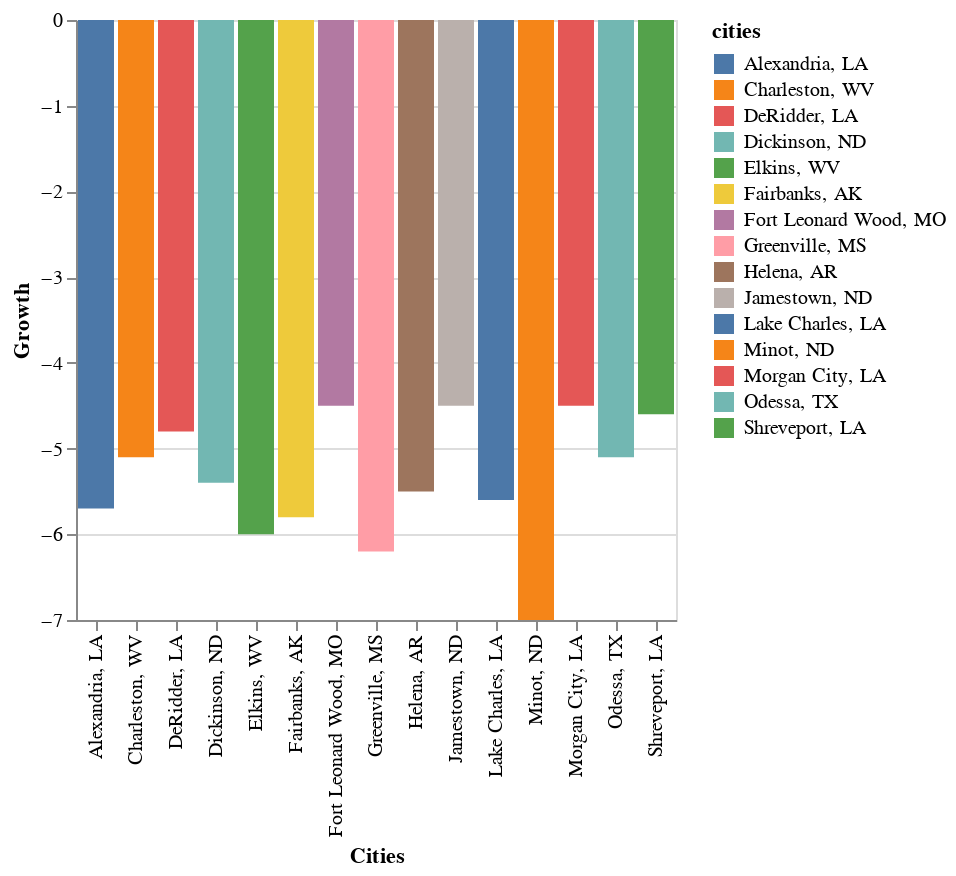

Here is the notebook cell this chart was saved with:
### Code cell
alt.Chart(metro_data_min).mark_bar().encode(
    x=alt.X('cities:N', axis=alt.Axis(title='Cities')),
    y=alt.Y('2023-08-31:Q', axis=alt.Axis(title='Growth')),
    color = 'cities'
)

### Figure 1 — Vega-Lite specification as saved in the notebook (floating-point values rounded to 4 significant figures)
{"config": {"view": {"continuousWidth": 400, "continuousHeight": 300}}, "data": {"name": "data-02deea2b6788147c69c68e29d72d437d"}, "mark": "bar", "encoding": {"color": {"field": "cities", "type": "nominal"}, "x": {"axis": {"title": "Cities"}, "field": "cities", "type": "nominal"}, "y": {"axis": {"title": "Growth"}, "field": "2023-08-31", "type": "quantitative"}}, "$schema": "https://vega.github.io/schema/vega-lite/v4.17.0.json", "datasets": {"data-02deea2b6788147c69c68e29d72d437d": [{"cities": "Minot, ND", "2023-08-31": -7.0}, {"cities": "Greenville, MS", "2023-08-31": -6.2}, {"cities": "Elkins, WV", "2023-08-31": -6.0}, {"cities": "Fairbanks, AK", "2023-08-31": -5.8}, {"cities": "Alexandria, LA", "2023-08-31": -5.7}, {"cities": "Lake Charles, LA", "2023-08-31": -5.6}, {"cities": "Helena, AR", "2023-08-31": -5.5}, {"cities": "Dickinson, ND", "2023-08-31": -5.4}, {"cities": "Charleston, WV", "2023-08-31": -5.1}, {"cities": "Odessa, TX", "2023-08-31": -5.1}, {"cities": "DeRidder, LA", "2023-08-31": -4.8}, {"cities": "Shreveport, LA", "2023-08-31": -4.6}, {"cities": "Fort Leonard Wood, MO", "2023-08-31": -4.5}, {"cities": "Morgan City, LA", "2023-08-31": -4.5}, {"cities": "Jamestown, ND", "2023-08-31": -4.5}]}}
